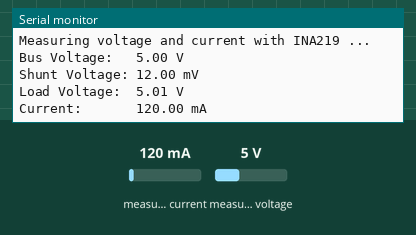
The sketch below on a simulated ESP8266 (NodeMCU). On the bench: the last lines printed to the serial monitor. Inputs (shaded band) come from the test bench; at power-on: measured current 120 mA, measured voltage 5 V. WiFi joins after 1.5 s; servers stay silent unless stated; no MQTT or app messages arrive unless stated.

Above: at 2.7 s.
2.8 s: measured current set to 40 mA
At 4.1 s:
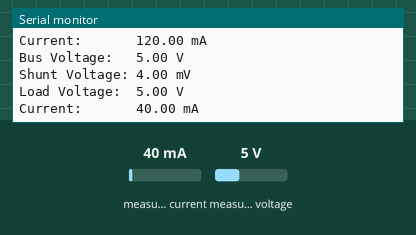
4.3 s: measured voltage set to 0.3 V
5.8 s: measured current set to 500 mA
At 6.6 s:
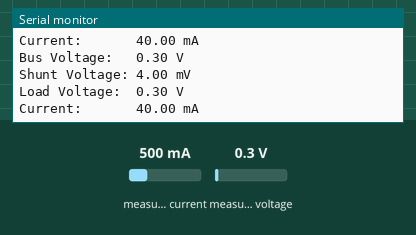
Timing chart, 0 to 8.8 s (numbered marks = the images above; inputs shaded):
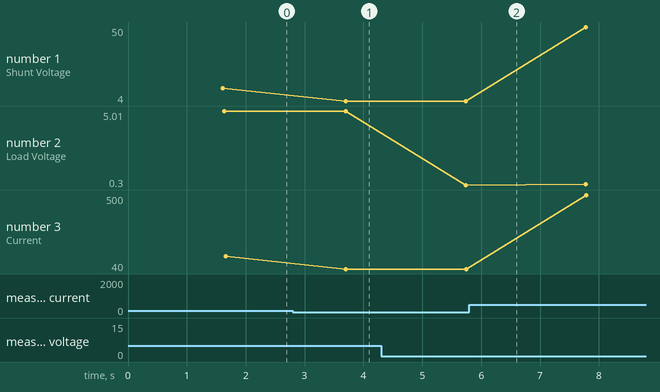

The sketch:

solar_panel_logger.ino
```cpp
#include <Wire.h>
#include <Adafruit_INA219.h>
#include <ESP8266WiFi.h>
#include <PubSubClient.h>


#define WLAN_SSID         "PickMe3"
#define WLAN_PASS         "fallout312345"
#define SLEEP_TIME        2000

const char* mqtt_server   = "192.168.0.5";
String CLIENT_NAME        = "solarLogger1";
bool poweredOn            = false;


Adafruit_INA219 ina219;
WiFiClient espClient;
PubSubClient client(espClient);


void setup(void) {
  Serial.begin(9600);

  waitForWiFiConnection();
  connectMqtt();

  uint32_t currentFrequency;

  Serial.println("Hello!");

  Serial.println("Measuring voltage and current with INA219 ...");
  ina219.begin();
}

void loop(void) {
  float shuntvoltage = 0;
  float busvoltage = 0;
  float current_mA = 0;
  float loadvoltage = 0;

  shuntvoltage = ina219.getShuntVoltage_mV();
  busvoltage = ina219.getBusVoltage_V();
  current_mA = ina219.getCurrent_mA();
  loadvoltage = busvoltage + (shuntvoltage / 1000);

  client.publish("solar_panel/shuntvoltage", string2char(String(shuntvoltage, DEC)));
  client.publish("solar_panel/busvoltageltage", string2char(String(busvoltage, DEC)));
  client.publish("solar_panel/current_mA", string2char(String(current_mA, DEC)));
  client.publish("solar_panel/loadvoltage", string2char(String(loadvoltage, DEC)));

  Serial.print("Bus Voltage:   "); Serial.print(busvoltage); Serial.println(" V");
  Serial.print("Shunt Voltage: "); Serial.print(shuntvoltage); Serial.println(" mV");
  Serial.print("Load Voltage:  "); Serial.print(loadvoltage); Serial.println(" V");
  Serial.print("Current:       "); Serial.print(current_mA); Serial.println(" mA");
  Serial.println("");

  delay(SLEEP_TIME);
}


char* string2char(String command){
    if(command.length()!=0){
        char *p = const_cast<char*>(command.c_str());
        return p;
    }
}

void waitForWiFiConnection() {
  Serial.println("Connecting to WiFi");
  WiFi.begin(WLAN_SSID, WLAN_PASS);

  while (WiFi.status() != WL_CONNECTED) {
    Serial.print(".");
    delay(500);
  }

  Serial.println();
  Serial.print("Connected: ");
  Serial.println(WiFi.localIP());
}

void connectMqtt() {
  client.setServer(mqtt_server, 1883);
  //client.setCallback(callback);
  reconnect();
}

void reconnect() {
  Serial.print("Attempting to connect to MQTT server: ");
  Serial.println(mqtt_server);

  while (!client.connected()) {
    if (client.connect(CLIENT_NAME.c_str(), "solarlogger", "solarpower")) {
      // Once connected, publish an announcement...
      client.publish("mp3", "client started");
      client.subscribe("mp3");
      Serial.println("connected");
    } else {
      Serial.println("unable to connect, waiting 5 seconds...");
      delay(5000);
    }
  }
}
```

Measured:
- after the input at 2.8 s, the serial monitor: prints a new line after 0.90 s (image 1)
- plotted number 1: 12 → 4 after the input at 2.8 s, 4 → 50 after the input at 5.8 s
- plotted number 2: 5 → 0.3 after the input at 4.3 s, 0.3 → 0.35 after the input at 5.8 s
- plotted number 3: 120 → 40 after the input at 2.8 s, 40 → 500 after the input at 5.8 s
